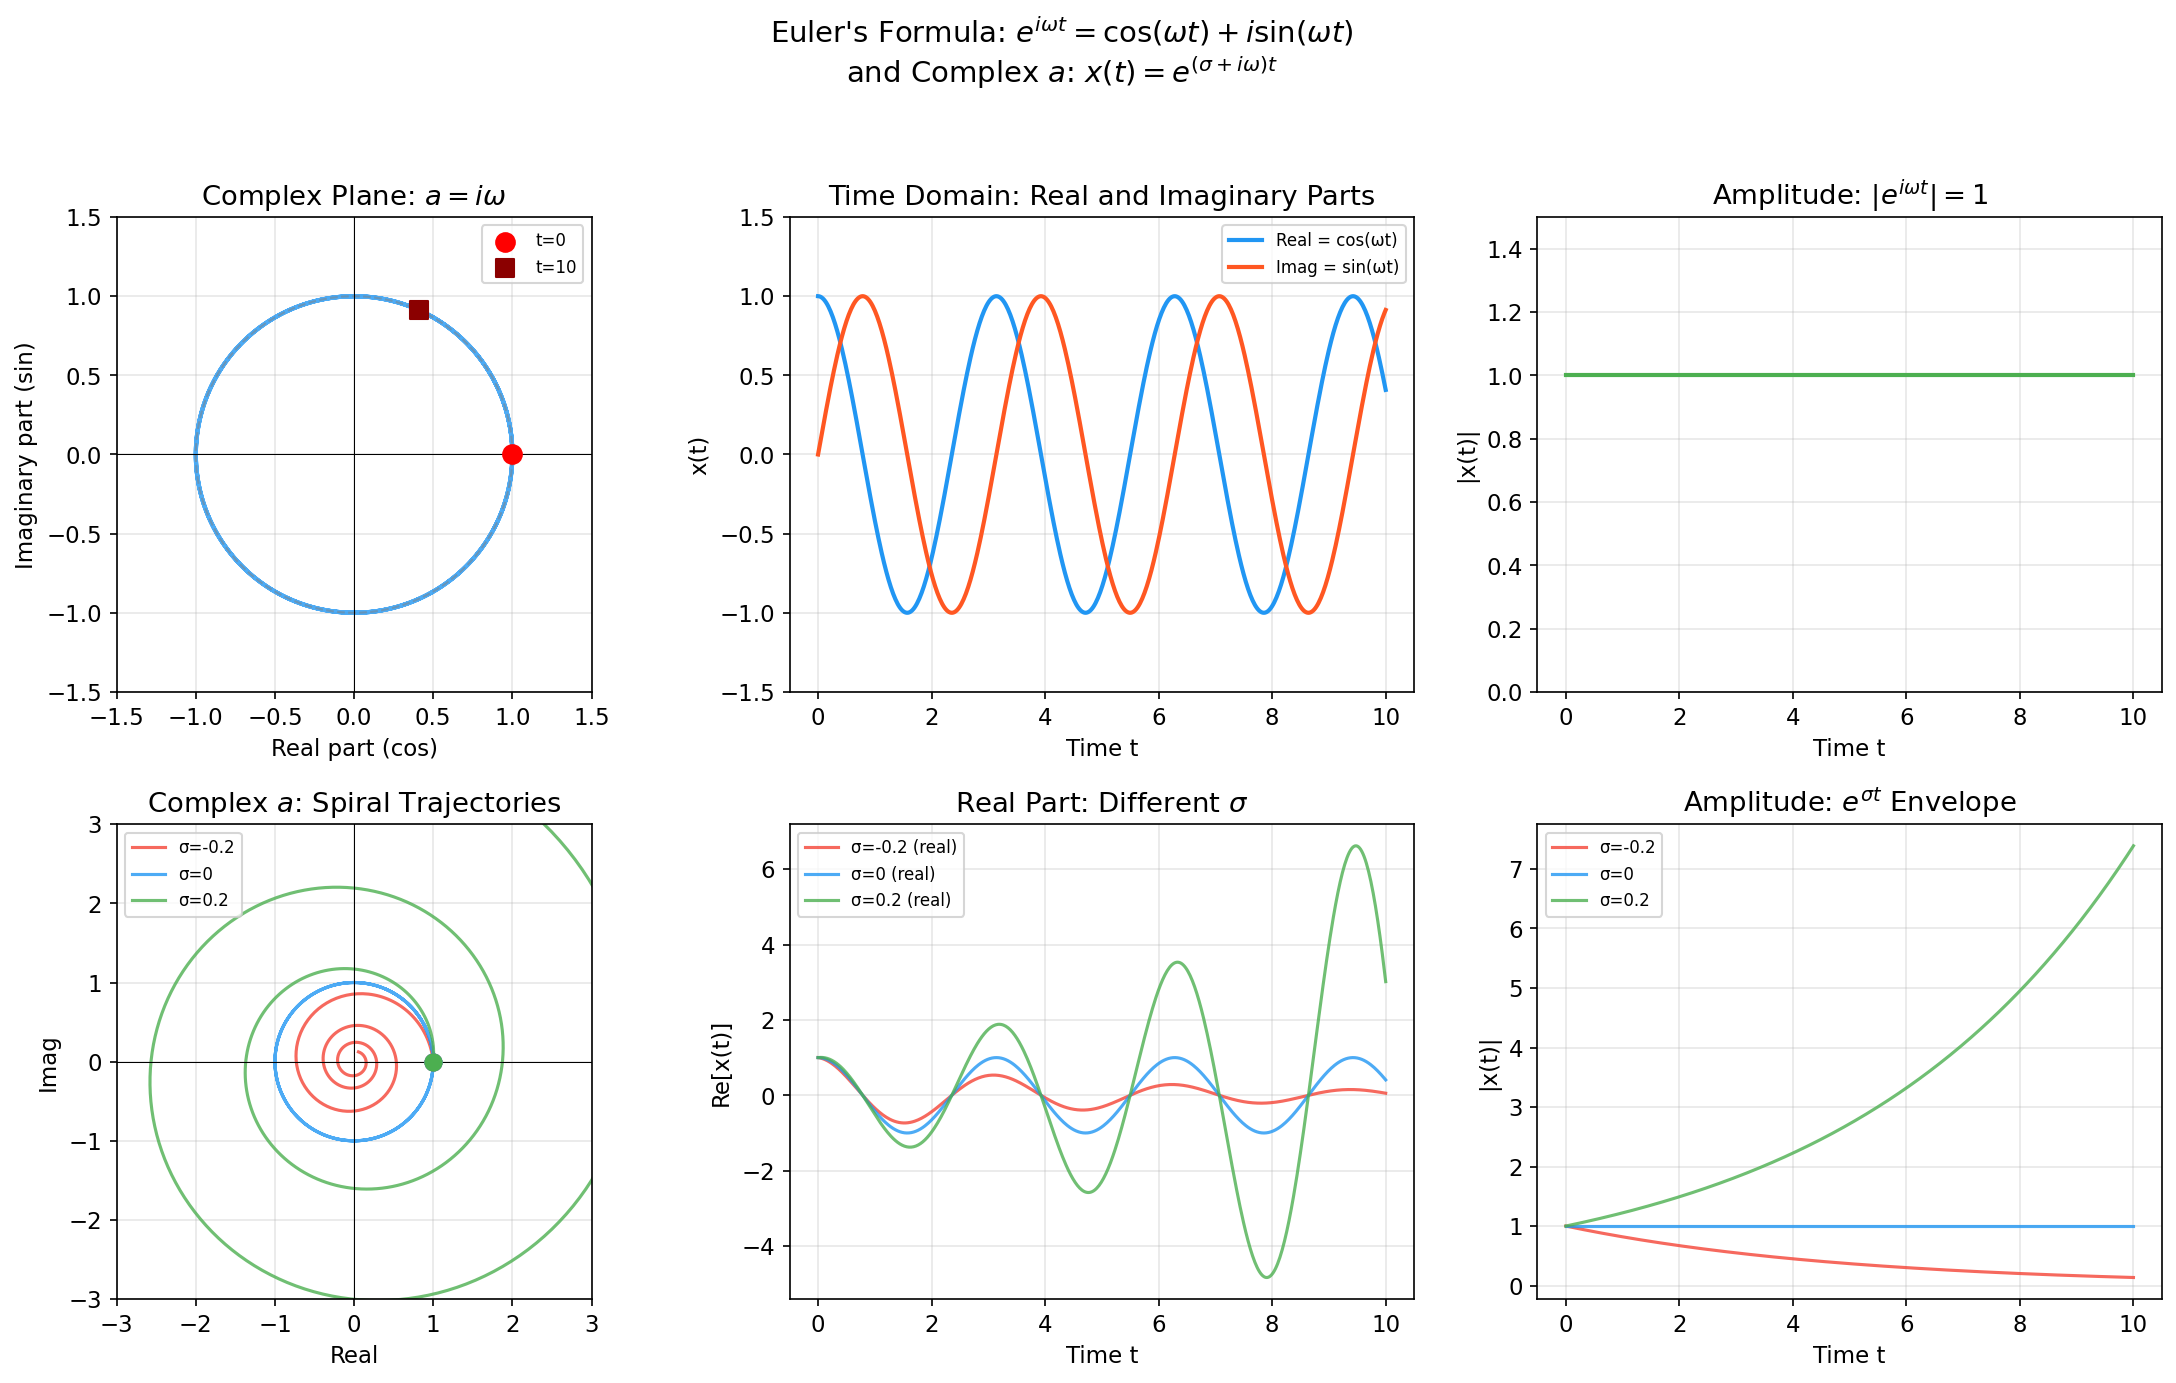

Reproduce this figure in Python.
"""
可视化：复数 a 与振荡动力学 - 欧拉公式的几何解释
Visualization: Complex a and oscillation dynamics - Euler's formula geometry
"""
import numpy as np
import matplotlib.pyplot as plt
import matplotlib
matplotlib.rcParams['font.size'] = 11

# 时间轴
t = np.linspace(0, 10, 500)
omega = 2.0  # 角频率

# 纯虚数情况: a = i * omega => x(t) = exp(i * omega * t)
x = np.exp(1j * omega * t)

# 复数情况: a = sigma + i*omega => x(t) = exp((sigma + i*omega)*t)
sigma_list = [-0.2, 0, 0.2]  # 负:衰减, 零:等幅, 正:增长

fig, axes = plt.subplots(2, 3, figsize=(15, 9))
fig.suptitle("Euler's Formula: $e^{i\\omega t} = \\cos(\\omega t) + i\\sin(\\omega t)$\n"
             "and Complex $a$: $x(t) = e^{(\\sigma + i\\omega)t}$",
             fontsize=14, y=1.02)

# ─── 1. 纯虚数：复平面轨迹 ───
ax = axes[0, 0]
ax.plot(x.real, x.imag, color='#2196F3', linewidth=2, alpha=0.8)
ax.scatter(x[0].real, x[0].imag, color='red', s=80, zorder=5, label='t=0', marker='o')
ax.scatter(x[-1].real, x[-1].imag, color='darkred', s=80, zorder=5, label='t=10', marker='s')
# 单位圆
theta = np.linspace(0, 2*np.pi, 100)
ax.plot(np.cos(theta), np.sin(theta), 'gray', linewidth=1, linestyle='--', alpha=0.5)
ax.axhline(0, color='black', linewidth=0.5)
ax.axvline(0, color='black', linewidth=0.5)
ax.set_aspect('equal')
ax.set_xlim(-1.5, 1.5); ax.set_ylim(-1.5, 1.5)
ax.set_xlabel('Real part (cos)')
ax.set_ylabel('Imaginary part (sin)')
ax.set_title('Complex Plane: $a=i\\omega$')
ax.legend(fontsize=8)
ax.grid(True, alpha=0.3)

# ─── 2. 纯虚数：实部/虚部时域 ───
ax = axes[0, 1]
ax.plot(t, x.real, color='#2196F3', linewidth=2, label='Real = cos(ωt)')
ax.plot(t, x.imag, color='#FF5722', linewidth=2, label='Imag = sin(ωt)')
ax.set_xlabel('Time t')
ax.set_ylabel('x(t)')
ax.set_title('Time Domain: Real and Imaginary Parts')
ax.legend(fontsize=8)
ax.grid(True, alpha=0.3)
ax.set_ylim(-1.5, 1.5)

# ─── 3. 纯虚数：幅值 ───
ax = axes[0, 2]
ax.plot(t, np.abs(x), color='#4CAF50', linewidth=2)
ax.set_xlabel('Time t')
ax.set_ylabel('|x(t)|')
ax.set_title('Amplitude: $|e^{i\\omega t}| = 1$')
ax.grid(True, alpha=0.3)
ax.set_ylim(0, 1.5)

# ─── 4. 复数 a 的复平面轨迹 ───
ax = axes[1, 0]
colors = ['#F44336', '#2196F3', '#4CAF50']
labels = [f'σ={s}' for s in sigma_list]
for s, c, lab in zip(sigma_list, colors, labels):
    x_c = np.exp((s + 1j*omega) * t)
    ax.plot(x_c.real, x_c.imag, color=c, linewidth=1.5, alpha=0.8, label=lab)
    ax.scatter(x_c[0].real, x_c[0].imag, color=c, s=60, zorder=5, marker='o')
ax.axhline(0, color='black', linewidth=0.5)
ax.axvline(0, color='black', linewidth=0.5)
ax.set_aspect('equal')
ax.set_xlim(-3, 3); ax.set_ylim(-3, 3)
ax.set_xlabel('Real'); ax.set_ylabel('Imag')
ax.set_title('Complex $a$: Spiral Trajectories')
ax.legend(fontsize=8)
ax.grid(True, alpha=0.3)

# ─── 5. 复数 a 的时域幅值 ───
ax = axes[1, 1]
for s, c, lab in zip(sigma_list, colors, labels):
    x_c = np.exp((s + 1j*omega) * t)
    ax.plot(t, x_c.real, color=c, linewidth=1.5, alpha=0.8,
            label=f'{lab} (real)')
ax.set_xlabel('Time t')
ax.set_ylabel('Re[x(t)]')
ax.set_title('Real Part: Different $\\sigma$')
ax.legend(fontsize=8)
ax.grid(True, alpha=0.3)

# ─── 6. 复数 a 的幅值 ───
ax = axes[1, 2]
for s, c, lab in zip(sigma_list, colors, labels):
    x_c = np.exp((s + 1j*omega) * t)
    ax.plot(t, np.abs(x_c), color=c, linewidth=1.5, alpha=0.8, label=lab)
ax.set_xlabel('Time t')
ax.set_ylabel('|x(t)|')
ax.set_title('Amplitude: $e^{\\sigma t}$ Envelope')
ax.legend(fontsize=8)
ax.grid(True, alpha=0.3)

fig.tight_layout()
fig.savefig('/media/lyxwxj/Data/common/Workspace/Slides/MachineLearningLectures/assets/complex_oscillation.png',
            dpi=150, bbox_inches='tight')
plt.close()

print("Done: complex_oscillation.png saved.")
